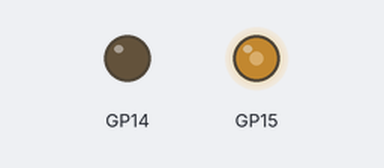
The program below on a simulated Raspberry Pi Pico running MicroPython. Parts: output pins drawn as LEDs (lit = HIGH). What the program prints to the serial console is not drawn.

Above: at 37.2 s.
Timing chart, 0 to 40.0 s (numbered marks = the images above):
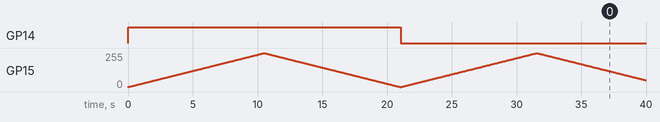

The program:

motor_driver.py
```python
from machine import Pin, PWM

class MotorDriver:
    def __init__(self, dir_pin_id: int, pwm_pin_id: int) -> None:
        self.DIR_PIN = Pin(dir_pin_id, Pin.OUT)
        self.PWM_PIN = PWM(Pin(pwm_pin_id))
        self.PWM_PIN.freq(1000)

    def forward(self, dutycycle: int):
        assert 0<=dutycycle<=65535
        self.DIR_PIN.value(1)
        self.PWM_PIN.duty_u16(dutycycle)

    def backward(self, dutycycle: int):
        assert 0<=dutycycle<=65535
        self.DIR_PIN.value(0)
        self.PWM_PIN.duty_u16(dutycycle)

    def stop(self):
        self.PWM_PIN.duty_u16(0)


if __name__ == "__main__":
    from time import sleep
    # m = MotorDriver(16, 17)  # left
    m = MotorDriver(14, 15)  # right
    for dc in range(0, 65536, 64):
        m.forward(dc)
        print(f"forward: {dc}")
        sleep(0.01)
    for dc in reversed(range(0, 65536, 64)):
        m.forward(dc)
        print(f"forward: {dc}")
        sleep(0.01)
    for dc in range(0, 65536, 64):
        m.backward(dc)
        print(f"backward: {dc}")
        sleep(0.01)
    for dc in reversed(range(0, 65536, 64)):
        m.backward(dc)
        print(f"backward: {dc}")
        sleep(0.01)
    print("STOP!")
    m.stop()
```

Measured:
- by itself, GP14: LOW → HIGH at 0.00 s, → LOW 21.0 s later
